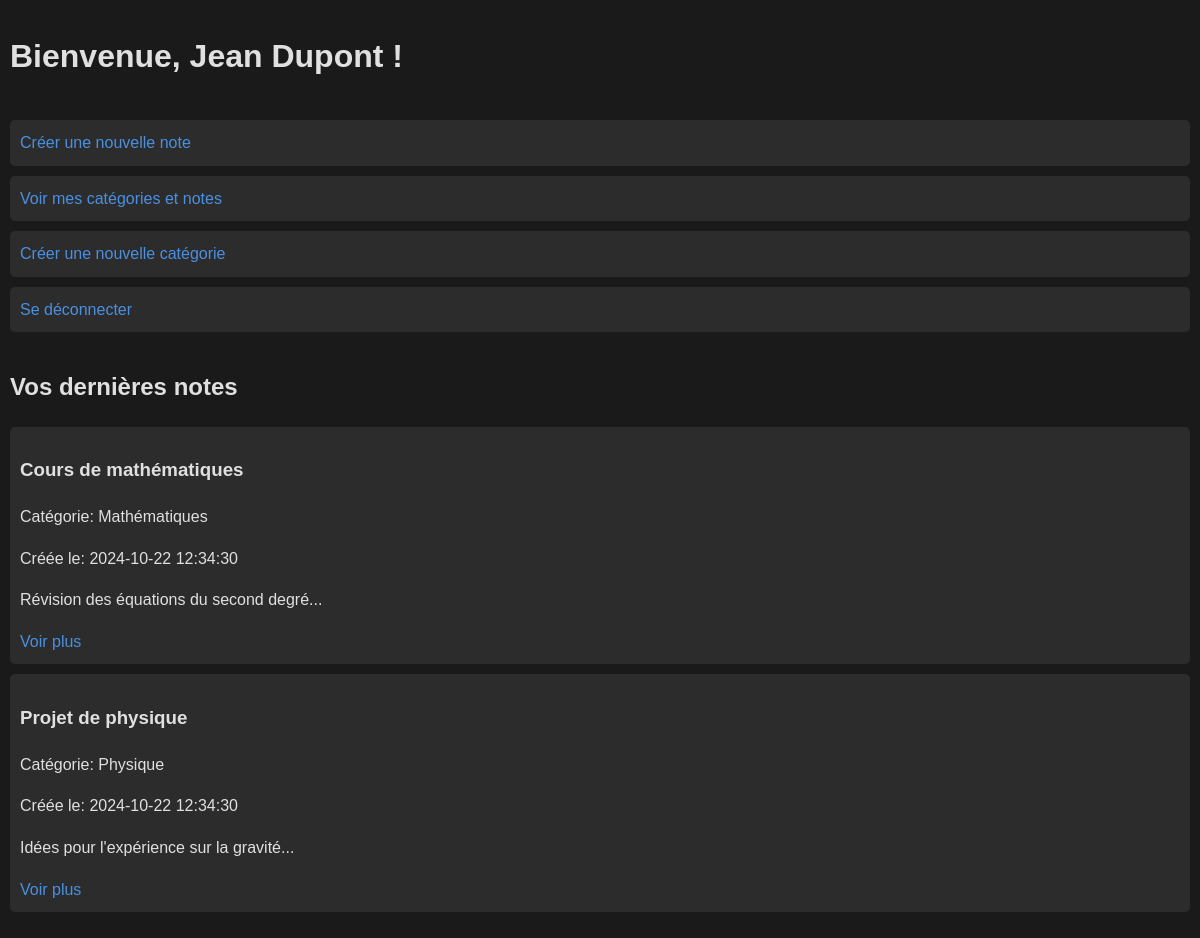
/index.php?action=dashboard (signed in), run on the app's committed database.
### tables this page shows
CREATE TABLE IF NOT EXISTS notes (
    id INT AUTO_INCREMENT PRIMARY KEY,
    etudiant_id INT NOT NULL,
    categorie_id INT,
    titre VARCHAR(100) NOT NULL,
    contenu TEXT NOT NULL,
    date_creation DATETIME DEFAULT CURRENT_TIMESTAMP,
    date_modification DATETIME DEFAULT CURRENT_TIMESTAMP ON UPDATE CURRENT_TIMESTAMP,
    FOREIGN KEY (etudiant_id) REFERENCES etudiants(id) ON DELETE CASCADE,
    FOREIGN KEY (categorie_id) REFERENCES categories(id) ON DELETE SET NULL
);

CREATE TABLE IF NOT EXISTS categories (
    id INT AUTO_INCREMENT PRIMARY KEY,
    nom VARCHAR(50) NOT NULL,
    description TEXT
);

### controllers/NoteController.php (called while the page is built, shortened)
<?php
require_once 'models/Note.php';
class NoteController {
    private $note;
    public function __construct($db) {
        $this->note = new Note($db);
    }
    public function getLatestNotes($etudiant_id, $limit = 5) {
        return $this->note->getLatestNotesForEtudiant($etudiant_id, $limit);
    }
}

### models/Note.php (called while the page is built, shortened)
<?php
class Note {
    private $conn;
    private $table_name = "notes";
    public function __construct($db) {
        $this->conn = $db;
    }
    public function getLatestNotesForEtudiant($etudiant_id, $limit = 5) {
        $query = "SELECT n.*, c.nom as categorie_nom FROM " . $this->table_name . " n
                  LEFT JOIN categories c ON n.categorie_id = c.id
                  WHERE n.etudiant_id = ?
                  ORDER BY n.date_creation DESC
                  LIMIT ?";
        $stmt = $this->conn->prepare($query);
        $stmt->bindParam(1, $etudiant_id);
        $stmt->bindParam(2, $limit, PDO::PARAM_INT);
        $stmt->execute();
        return $stmt->fetchAll(PDO::FETCH_ASSOC);
    }
}

### views/etudiant/dashboard.php (the view, shortened to what this page needs)
<!DOCTYPE html>
<html lang="fr">
<head>
    <link rel="stylesheet" href="public/css/style.css">
</head>
<body>
    <h1>Bienvenue, <?php echo $_SESSION['etudiant_prenom'] . ' ' . $_SESSION['etudiant_nom']; ?> !</h1>
    <nav>
        <ul>
            <li><a href="index.php?action=create_note">Créer une nouvelle note</a></li>
            <li><a href="index.php?action=list_categories">Voir mes catégories et notes</a></li>
            <li><a href="index.php?action=create_categorie_form">Créer une nouvelle catégorie</a></li>
            <li><a href="index.php?action=logout">Se déconnecter</a></li>
        </ul>
    </nav>
    <section>
        <h2>Vos dernières notes</h2>
        <?php if (empty($latestNotes)): ?>
            <p>Vous n'avez pas encore de notes.</p>
        <?php else: ?>
            <ul>
            <?php foreach ($latestNotes as $note): ?>
                <li>
                    <h3><?php echo htmlspecialchars($note['titre']); ?></h3>
                    <p>Catégorie: <?php echo htmlspecialchars($note['categorie_nom']); ?></p>
                    <p>Créée le: <?php echo htmlspecialchars($note['date_creation']); ?></p>
                    <p><?php echo htmlspecialchars(substr($note['contenu'], 0, 100)) . '...'; ?></p>
                    <a href="index.php?action=view_note&id=<?php echo $note['id']; ?>">Voir plus</a>
                </li>
            <?php endforeach; ?>
            </ul>
        <?php endif; ?>
    </section>
</body>
</html>

### public/css/style.css (style rules this page uses)
html { scrollbar-width: none; -ms-overflow-style: none; }
body { font-family: 'Arial', sans-serif; line-height: 1.6; margin: 0; padding: 10px; background-color: #1a1a1a; color: #e0e0e0; display: flex; flex-direction: column; min-height: 100vh; overflow-y: scroll; }
ul { list-style-type: none; padding: 0; }
li { background: #2c2c2c; margin-bottom: 10px; padding: 10px; border-radius: 5px; }
a { color: #4a90e2; text-decoration: none; }

### data on the page
notes: titre "Cours de mathématiques", categorie.nom "Mathématiques", date_creation "2024-10-22 12:34:30", contenu "Révision des équations du second degré"
notes: titre "Projet de physique", categorie.nom "Physique", date_creation "2024-10-22 12:34:30", contenu "Idées pour l'expérience sur la gravité"

### other printed values
$_SESSION['etudiant_prenom'] "Jean"
$_SESSION['etudiant_nom'] "Dupont"
